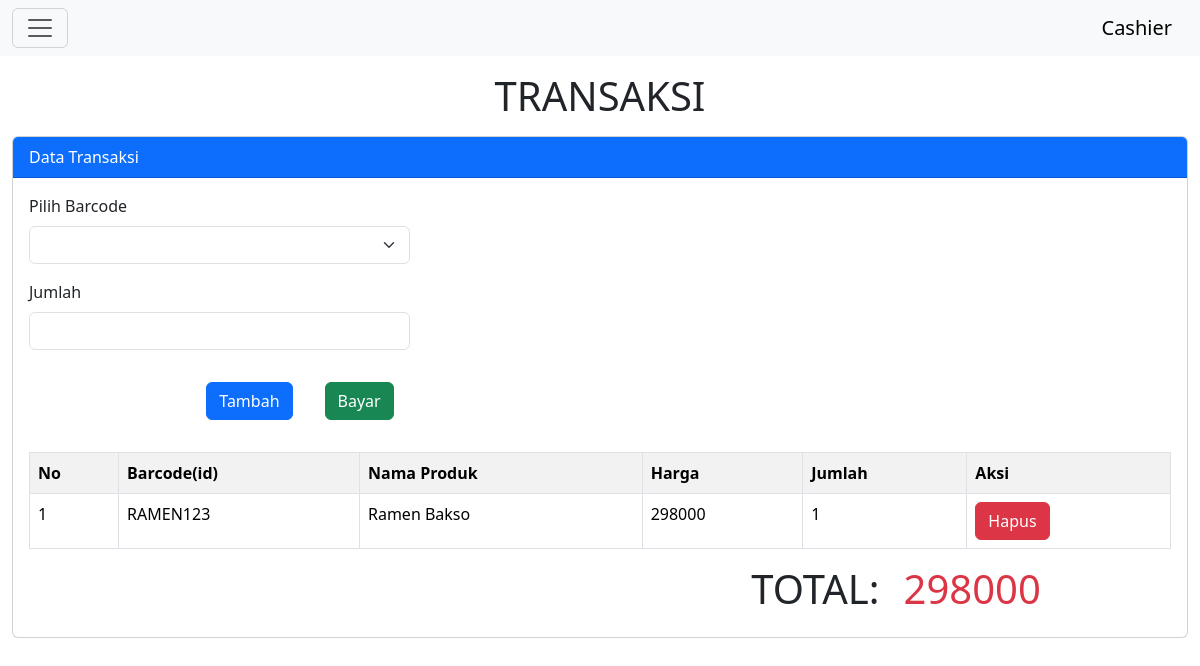
/pegawai/transaksi_p.php (signed in), run on the app's committed database.
### tables this page shows
CREATE TABLE `temp_trans` (
  `id_temp` int(11) NOT NULL,
  `id_produk` varchar(50) NOT NULL,
  `jumlah` int(50) NOT NULL
);

CREATE TABLE `produk` (
  `id_produk` varchar(50) NOT NULL,
  `nama_produk` varchar(50) NOT NULL,
  `satuan` int(50) NOT NULL,
  `kategori` int(50) NOT NULL,
  `harga` int(50) NOT NULL,
  `stok` int(50) NOT NULL DEFAULT 0
);

### pegawai/transaksi_p.php (the view, shortened to what this page needs)
<?php
    include('header_p.php');
    include("../database.php");
    $total = 0;
?>
<!DOCTYPE html>
<html lang="en">
<head>
    <link rel="stylesheet" href="https://cdnjs.cloudflare.com/ajax/libs/font-awesome/6.0.0/css/all.min.css">
    <link rel="stylesheet" href="https://cdn.jsdelivr.net/npm/bootstrap-icons@1.11.1/font/bootstrap-icons.css">
    <link href="https://cdn.jsdelivr.net/npm/bootstrap@5.3.2/dist/css/bootstrap.min.css" rel="stylesheet">
    <link rel="stylesheet" href="produkStyle.css">
</head>
<body>
    <div class="container-fluid">
        <div class="row flex-nowrap">
            <div class="container">
                <h1 class="text-center m-3">TRANSAKSI</h1>
                <div class="card mt-3">
                    <div class="card-header bg-primary text-white">
                        Data Transaksi
                    </div>
                    <div class="card-body">
                        <form method="POST" action="CRUD_transaksi_p.php" class="col-4 mb-3">
                            <div class="modal-body">
                                <div class="mb-3">
                                    <label class="form-label">Pilih Barcode</label>
                                    <select class="form-select" name="nproduk" id="fpro">
                                        <option></option>
                                        <?php
                                        $propro = mysqli_query($conn, "SELECT * FROM produk ORDER BY id_produk DESC");
                                        while ($hehe = mysqli_fetch_array($propro)) :
                                        ?>
                                            <option value="<?= $hehe['id_produk'] ?>" data-stok="<?= $hehe['stok'] ?>">
                                            </option>
                                        <?php endwhile; ?>
                                    </select>
                                </div>
                                <div class="mb-3">
                                    <label class="form-label">Jumlah</label>
                                    <input type="number" class="form-control" name="njumlah" min="1" step="1" id="maxStok">
                                </div>
                            </div>
                            <div class="modal-footer">
                                <button type="submit" class="btn btn-primary m-3" name="btambah">Tambah</button>
                                <button type="button" class="btn btn-success m-3" data-bs-toggle="modal" data-bs-target="#addModal">Bayar</button>
                            </div>
                        </form>
                        <table class="table table-bordered table-striped table-hover">
                            <tr>
                                <th>No</th>
                                <th>Barcode(id)</th>
                                <th>Nama Produk</th>
                                <th>Harga</th>
                                <th>Jumlah</th>
                                <th>Aksi</th>
                            </tr>
                            <?php
                            $no = 1;
                            $tampil = mysqli_query($conn, "SELECT * FROM temp_trans ORDER BY id_temp DESC");
                            while ($data = mysqli_fetch_array($tampil)) :
                                $produk = mysqli_query($conn, "SELECT * FROM produk WHERE id_produk = '$data[id_produk]'");
                                $data_produk = mysqli_fetch_assoc($produk);
                                $total = $total + $data_produk['harga'] * $data['jumlah'];
                            ?>
                                <tr>
                                    <td><?= $no++ ?></td>
                                    <td><?= $data_produk['id_produk'] ?></td>
                                    <td><?= $data_produk['nama_produk'] ?></td>
                                    <td><?= $data_produk['harga'] ?></td>
                                    <td><?= $data['jumlah'] ?></td>
                                    <td>
                                        <a href="#" class="btn btn-danger" data-bs-toggle="modal" data-bs-target="#deleteModal<?= $no ?>">Hapus</a>
                                    </td>
                                </tr>
                            <?php endwhile; ?>
                        </table>
                        <div class="row">
                            <div class="col-9 text-end">
                                <h1>
                                    TOTAL:
                                </h1>
                            </div>
                            <div class="col-3">
                                <h1 class="text-danger">
                                    <?= $total ?>
                                </h1>
                            </div>
                        </div>
                    </div>
                </div>
            </div>
        </div>
    </div>
</body>
</html>

### data on the page
temp_trans: id_produk.id_produk "RAMEN123", id_produk.nama_produk "Ramen Bakso", id_produk.harga "298000", jumlah "1"

### other printed values
$total "298000"
